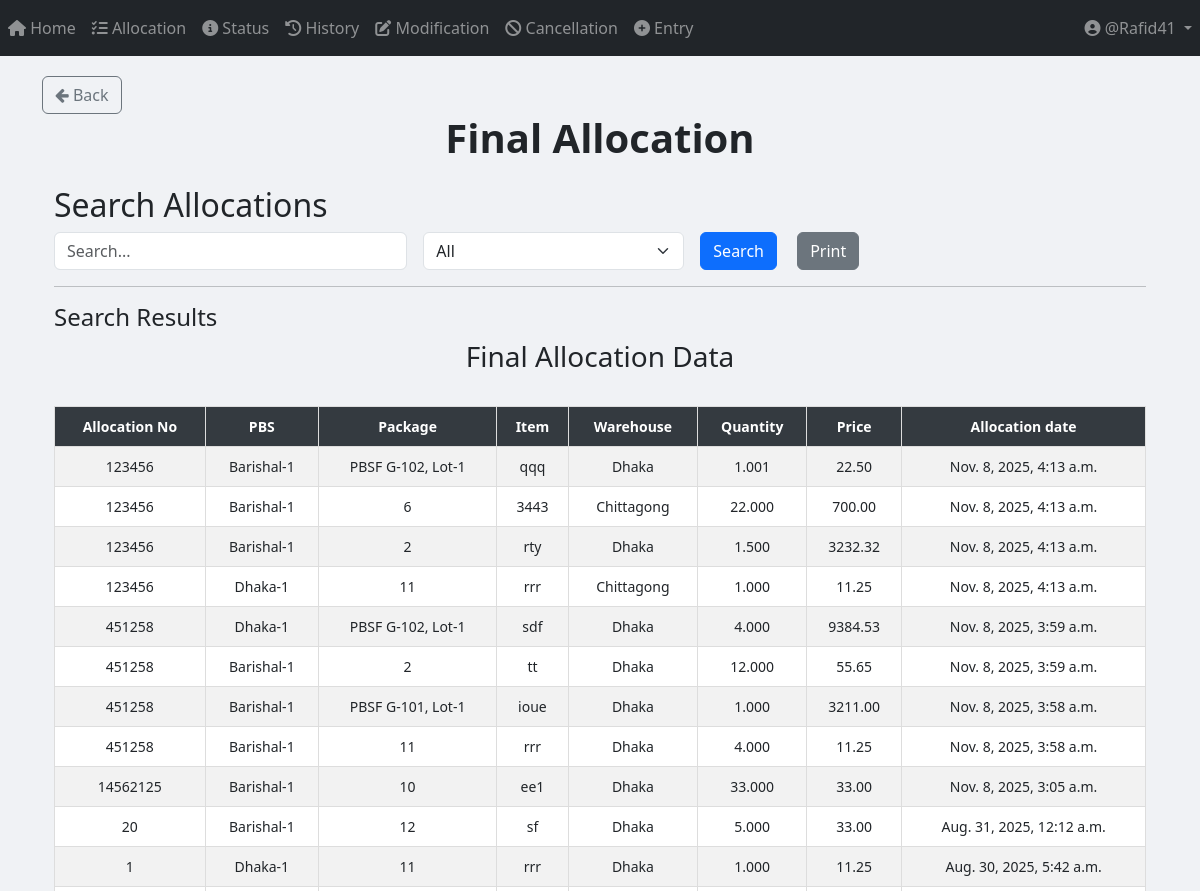
/allocation/final_allocation/ (signed in, upper part), run on an earlier commit of the app's database.
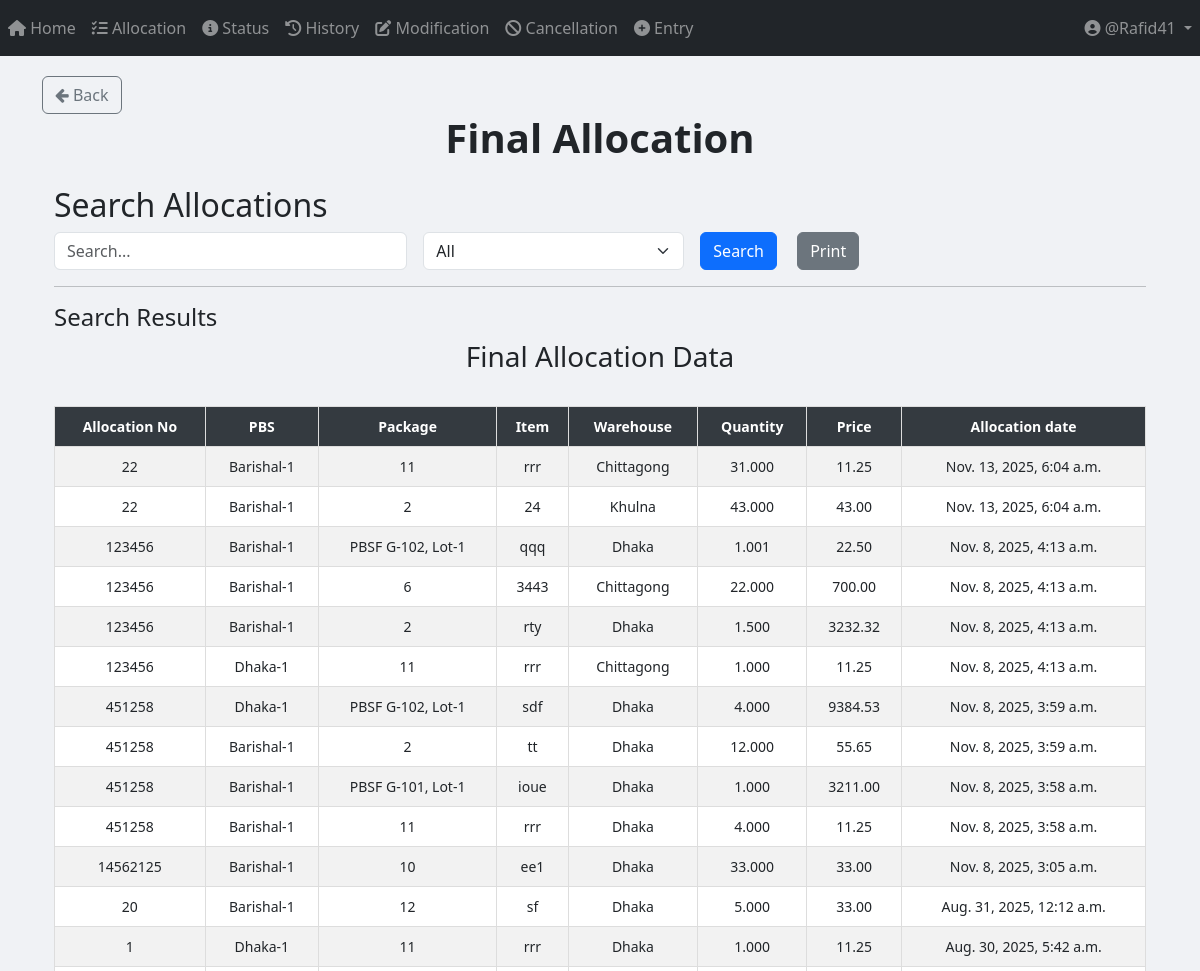
And on a later commit of the database.
### App_Allocation/models.py (models this page shows, shortened)
class Final_Allocation(models.Model):
    allocation_no = models.ForeignKey(Allocation_Number, on_delete=models.CASCADE)  # Deletes related allocations when removed
    item_primary_key = models.BigIntegerField(null=True)
    pbs = models.ForeignKey(PBS, on_delete=models.CASCADE)
    package = models.ForeignKey(Package, on_delete=models.CASCADE)
    item = models.ForeignKey(Item, on_delete=models.CASCADE)
    unit_of_item = models.TextField()
    warehouse = models.CharField(max_length=50)
    quantity = models.DecimalField(
        max_digits=20,
        decimal_places=3,
        default=0.00
    )
    status= models.CharField(max_length=100, default="Allocated")
    history_GUID = models.CharField(max_length=100, default="", blank=True, null=True)
    price = models.DecimalField(max_digits=15, decimal_places=2)
    created_at = models.DateTimeField(auto_now_add=True)

class Allocation_Number(models.Model):
    allocation_no = models.IntegerField(unique=True)
    user = models.ForeignKey(User, on_delete=models.CASCADE)
    STATUS_CHOICES = [
        ("Pending Approval", "Pending Approval"),
        ("Allocated", "Allocated"),
        ("Cancelled", "Cancelled"),
        ("Modified", "Modified"),
    ]
    status = models.CharField(
        max_length=100, choices=STATUS_CHOICES, default="Pending Approval"
    )

class PBS(models.Model):
    name = models.TextField(unique=True)
    def __str__(self):
        return str(self.name)

### App_Entry/models.py (models this page shows, shortened)
class Package(models.Model):
    packageId = models.TextField(unique=True)

class Item(models.Model):
    WAREHOUSE_CHOICES = [
        ("Dhaka", "Dhaka"),
        ("Khulna", "Khulna"),
        ("Chittagong", "Chittagong"),
    ]
    UNIT_CHOICES = [
        ("Nos.", "Nos."),
        ("Mtr.", "Mtr."),
        ("Km.", "Km."),
        ("Set.", "Set."),
        ("Pair.", "Pair."),
        ("Kg", "Kg"),
        ("Lot", "Lot"),
        ("Pcs", "Pcs"),
        ("Coil", "Coil"),
        ("Box", "Box"),
        ("Feet", "Feet"),
        ("Liter", "Liter"),
        ("m3", "m3"),
        ("m2", "m2"),
        ("Ream", "Ream"),
        ("Bundle", "Bundle"),
        ("Carton", "Carton"),
    ]
    name = models.CharField(max_length=255)
    description = models.TextField(blank=True, null=True)
    warehouse = models.CharField(
        max_length=50, choices=WAREHOUSE_CHOICES, default="Dhaka"
    )
    unit_of_item = models.CharField(
        max_length=100, choices=UNIT_CHOICES, default="Nos."
    )  # Updated field
    unit_price = models.DecimalField(max_digits=15, decimal_places=2, default=0.00)
    quantity_of_item = models.DecimalField(
        max_digits=20,
        decimal_places=3,
        default=0.00
    )
    package = models.ForeignKey(
        Package,
        on_delete=models.SET_NULL,
        related_name="package_of_item",
        null=True,
    )
    created_at = models.DateTimeField(default=timezone.now)

### App_Allocation/views/view_final_allocation.py (the view, shortened to what this page needs)
# urls.py: path("final_allocation/", views.final_allocation_search, name="final_allocation"),
def final_allocation_search(request):
    query = request.GET.get("query", "")
    filter_by = request.GET.get("filter_by", "All")
    date_filter = request.GET.get("date", "")
    results = Final_Allocation.objects.all().order_by('-created_at')
    if date_filter:
        results = results.filter(created_at__date=date_filter)
    context = {
        "items": results,
        "query": query,
        "filter_by": filter_by,
        "date_filter": date_filter,
    }
    return render(request, "App_Allocation/view_print_Final_Allocation.html", context)

### templates/App_Allocation/view_print_Final_Allocation.html (shortened to what this page needs)
{% extends 'base.html' %}
{% load crispy_forms_tags %}
{% load static %}
{% block body_block %}
<a href="{% url 'App_Allocation:allocation_page' %}" class="btn btn-outline-secondary">
    <i class="fa fa-arrow-left"></i> Back
</a>
<center><h1><b>Final Allocation</b></h1></center>
<div class="container mt-4">
    <h2>Search Allocations</h2>
    <form method="GET" action="{% url 'App_Allocation:final_allocation' %}" class="row g-3">
        <div class="col-md-4">
            <input type="text" name="query" id="searchQuery" class="form-control" placeholder="Search..." value="{{ query }}">
        </div>
        <div class="col-md-3">
            <select name="filter_by" id="filterDropdown" class="form-select" onchange="toggleInputFields()">
                <option value="All" {% if filter_by == "All" %}selected{% endif %}>All</option>
            </select>
        </div>
        <div class="col-md-2">
            <button type="submit" class="btn btn-primary me-3">Search</button>
            <button type="button" class="btn btn-secondary" onclick="printResults()">Print</button>
        </div>
    </form>
    <hr>
    <h4>Search Results</h4>
    <div id="printableArea" class="table-responsive">
        <h3 class="text-center">Final Allocation Data</h3>
        <br>
        <table class="table table-bordered table-striped table-hover">
            <thead class="table-dark sticky-top">
                <tr>
                    <th>Allocation No</th>
                    <th>PBS</th>
                    <th>Package</th>
                    <th>Item</th>
                    <th>Warehouse</th>
                    <th>Quantity</th>
                    <th>Price</th>
                    <th>Allocation date</th>
                </tr>
            </thead>
            <tbody>
                {% if items %}
                    {% for item in items %}
                    <tr>
                        <td>{{ item.allocation_no.allocation_no }}</td>
                        <td>{{ item.pbs }}</td>
                        <td>{{ item.package.packageId }}</td>
                        <td>{{ item.item.name }}</td>
                        <td>{{ item.warehouse }}</td>
                        <td>{{ item.quantity }}</td>
                        <td>{{ item.price }}</td>
                        <td>{{ item.created_at }}</td>
                    </tr>
                    {% endfor %}
                {% else %}
                    <tr>
                        <td colspan="8" class="text-center text-danger">No matching data found</td>
                    </tr>
                {% endif %}
            </tbody>
        </table>
    </div>
</div>
{% endblock %}

### templates/base.html (shortened to what this page needs)
{% load static %}
{% load tz %}
<html lang="en">
    <head>
        <link
            rel="stylesheet"
            href="https://maxcdn.bootstrapcdn.com/bootstrap/4.4.1/css/bootstrap.min.css"
        />
        <link rel="stylesheet" href="https://cdnjs.cloudflare.com/ajax/libs/font-awesome/6.4.2/css/all.min.css">
        <link rel="stylesheet" href="https://cdn.jsdelivr.net/npm/bootstrap@5.3.0/dist/css/bootstrap.min.css">
        <link
            href="https://maxcdn.bootstrapcdn.com/font-awesome/4.7.0/css/font-awesome.min.css"
            rel="stylesheet"
        />
        <link
            href="https://cdnjs.cloudflare.com/ajax/libs/bootstrap-datetimepicker/4.17.47/css/bootstrap-datetimepicker.min.css"
            rel="stylesheet"
        />
        <link
            rel="stylesheet"
            href="//code.jquery.com/ui/1.12.1/themes/base/jquery-ui.css"
        />
        <link
            rel="stylesheet"
            href="https://cdn.jsdelivr.net/npm/flatpickr/dist/flatpickr.min.css"
        />
    </head>
    <body style="background-color: #f0f2f5;">
        {% include "partials/navbar.html" %}
        <div class="container" style="padding-top: 20px">
            {% block body_block %} {% endblock %}
        </div>
    </body>
</html>

### templates/partials/navbar.html (shortened to what this page needs)
{% if request.path|slice:":9" == "/project/" %}
    <nav class="navbar navbar-expand-sm navbar-dark" style="background-color: #2f1658ff;">
        <button class="navbar-toggler" type="button" data-toggle="collapse" data-target="#navbarProject">
            <span class="navbar-toggler-icon"></span>
        </button>
        <div class="collapse navbar-collapse" id="navbarProject">
            <ul class="navbar-nav mr-auto">
                {% if user.is_authenticated %}
                    <li class="nav-item">
                        <a class="nav-link" href="{% url 'Project_App_Home:project_home_page' %}">
                            <i class="fas fa-project-diagram"></i> P_Home
                        </a>
                    </li>
                    {% if request.user.is_superuser or request.user.user_group.user_group_type == "Editor" %}
                    <li class="nav-item">
                        <a class="nav-link" href="{% url 'Project_App_Allocation:allocation_page' %}">
                            <i class="fas fa-tasks"></i> P_Allocation
                        </a>
                    </li>
                    {% endif %}
                    {% if request.user.is_superuser or request.user.user_group.user_group_type in "Editor View History and Status only" %}
                    <li class="nav-item">
                        <a class="nav-link" href="{% url 'Project_App_Status:status_page' %}">
                            <i class="fas fa-info-circle"></i> P_Status
                        </a>
                    </li>
                    {% endif %}
                    <li class="nav-item">
                        <a class="nav-link" href="{% url 'Project_App_History:history_page' %}">
                            <i class="fas fa-history"></i> P_History
                        </a>
                    </li>
                    {% if request.user.is_superuser or request.user.user_group.user_group_type == "Editor" %}
                    <li class="nav-item">
                        <a class="nav-link" href="{% url 'Project_App_Modification:modification_menu' %}">
                            <i class="fas fa-edit"></i> P_Modification
                        </a>
                    </li>
                    <li class="nav-item">
                        <a class="nav-link" href="{% url 'Project_App_Cancellation:cancellation' %}">
                            <i class="fas fa-ban"></i> P_Cancellation
                        </a>
                    </li>
                    <li class="nav-item">
                        <a class="nav-link" href="{% url 'Project_App_Entry:entry_page' %}">
                            <i class="fas fa-plus-circle"></i> P_Entry
                        </a>
                    </li>
                    <li class="nav-item">
                        <a class="nav-link" href="{% url 'Project_App_ProjectWiseBalance:project_list' %}">
                            <i class="fas fa-plus-circle"></i> P_Project-Wise Balance
                        </a>
                    </li>
                    {% endif %}
                {% endif %}
            </ul>
            <ul class="navbar-nav">
                {% if user.is_authenticated %}
                    <li class="nav-item dropdown">
                        <a class="nav-link dropdown-toggle" href="#" id="userDropdown" role="button" data-toggle="dropdown">
                            <i class="fas fa-user-circle"></i> @{{ user.username }}
                        </a>
                        <div class="dropdown-menu dropdown-menu-right">
                            {% if request.user.is_superuser %}
                                <a class="dropdown-item text-primary" href="{% url 'App_Admin_Panel:admin_panel_home' %}">
                                    <i class="fas fa-tools"></i> <strong>Admin Panel</strong>
                                </a>
                                <div class="dropdown-divider"></div>
                            {% endif %}
                            <a class="dropdown-item text-danger" href="{% url 'App_Login:logout' %}">
                                <i class="fas fa-sign-out-alt"></i> <strong>Logout</strong>
                            </a>
                        </div>
                    </li>
                {% else %}
                    <li class="nav-item {% if request.resolver_match.url_name == 'login' %}active{% endif %}">
                        <a class="nav-link" href="{% url 'App_Login:login' %}">
                            <i class="fas fa-sign-in-alt"></i> Login
                        </a>
                    </li>
                {% endif %}
            </ul>
        </div>
    </nav>
{% else %}
    <nav class="navbar navbar-expand-sm navbar-dark bg-dark">
        <div class="collapse navbar-collapse" id="navbarDefault">
            <ul class="navbar-nav mr-auto">
                {% if user.is_authenticated %}
                    <li class="nav-item {% if request.resolver_match.url_name == 'home_page' %}active{% endif %}">
                        <a class="nav-link" href="{% url 'App_Home:home_page' %}">
                            <i class="fas fa-home"></i> Home
                        </a>
                    </li>
                    {% if request.user.is_superuser or request.user.user_group.user_group_type == "Editor" %}
                    <li class="nav-item {% if request.resolver_match.url_name == 'allocation_page' %}active{% endif %}">
                        <a class="nav-link" href="{% url 'App_Allocation:allocation_page' %}">
                            <i class="fas fa-tasks"></i> Allocation
                        </a>
                    </li>
                    {% endif %}
                    {% if request.user.is_superuser or request.user.user_group.user_group_type in "Editor View History and Status only" %}
                    <li class="nav-item {% if request.resolver_match.url_name == 'status_page' %}active{% endif %}">
                        <a class="nav-link" href="{% url 'App_Status:status_page' %}">
                            <i class="fas fa-info-circle"></i> Status
                        </a>
                    </li>
                    {% endif %}
                    <li class="nav-item {% if request.resolver_match.url_name == 'history_page' %}active{% endif %}">
                        <a class="nav-link" href="{% url 'App_History:history_page' %}">
                            <i class="fas fa-history"></i> History
                        </a>
                    </li>
                    {% if request.user.is_superuser or request.user.user_group.user_group_type == "Editor" %}
                    <li class="nav-item {% if request.resolver_match.url_name == 'modification_menu' %}active{% endif %}">
                        <a class="nav-link" href="{% url 'App_Modification:modification_menu' %}">
                            <i class="fas fa-edit"></i> Modification
                        </a>
                    </li>
                    {% endif %}
                    {% if request.user.is_superuser or request.user.user_group.user_group_type == "Editor" %}
                    <li class="nav-item {% if request.resolver_match.url_name == 'cancellation' %}active{% endif %}">
                        <a class="nav-link" href="{% url 'App_Cancellation:cancellation' %}">
                            <i class="fas fa-ban"></i> Cancellation
                        </a>
                    </li>
                    {% endif %}
                    {% if request.user.is_superuser or request.user.user_group.user_group_type == "Editor" %}
                    <li class="nav-item {% if request.resolver_match.url_name == 'entry_page' %}active{% endif %}">
                        <a class="nav-link" href="{% url 'App_Entry:entry_page' %}">
                            <i class="fas fa-plus-circle"></i> Entry
                        </a>
                    </li>
                    {% endif %}
                {% endif %}
            </ul>
            <ul class="navbar-nav">
                {% if user.is_authenticated %}
                    <li class="nav-item dropdown">
                        <a class="nav-link dropdown-toggle" href="#" id="userDropdown" role="button" data-toggle="dropdown">
                            <i class="fas fa-user-circle"></i> @{{ user.username }}
                        </a>
                    </li>
                {% else %}
                    <li class="nav-item {% if request.resolver_match.url_name == 'login' %}active{% endif %}">
                        <a class="nav-link" href="{% url 'App_Login:login' %}">
                            <i class="fas fa-sign-in-alt"></i> Login
                        </a>
                    </li>
                {% endif %}
            </ul>
        </div>
    </nav>
{% endif %}

### templates/partials/footer.html (shortened to what this page needs)
{% load static %}

What changed in the data, as far as the page shows it:
added Final_Allocation: allocation_no.allocation_no "22", pbs "Barishal-1", package.packageId "11", item.name "rrr", warehouse "Chittagong", quantity "31.000", price "11.25", created_at "Nov. 13, 2025, 6:04 a.m."
added Final_Allocation: allocation_no.allocation_no "22", pbs "Barishal-1", package.packageId "2", item.name "24", warehouse "Khulna", quantity "43.000", price "43.00", created_at "Nov. 13, 2025, 6:04 a.m."
